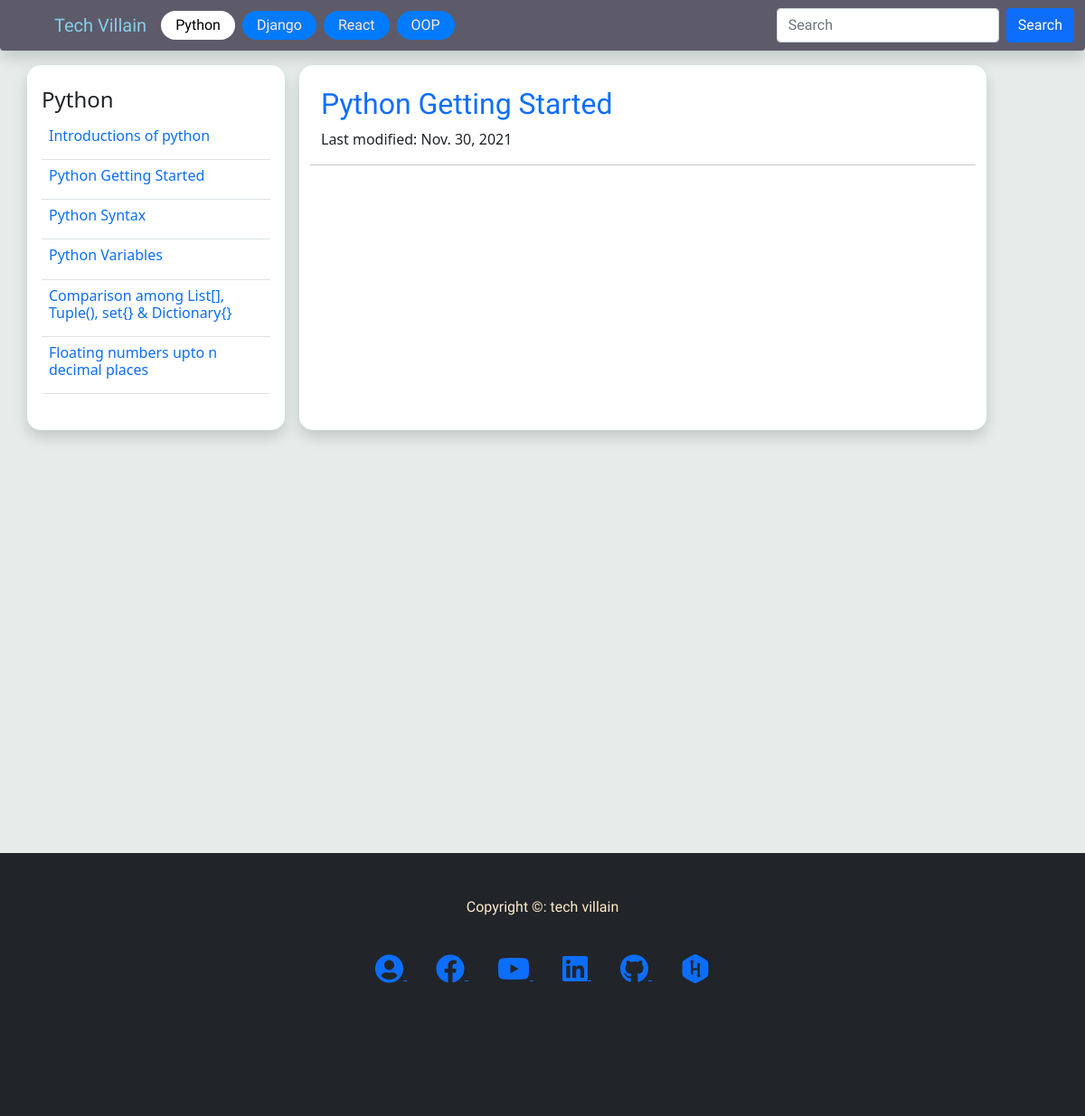
Page /blog/1?getid=2 on the committed database.
### blog/models.py (models this page shows, shortened)
class category(models.Model):
    name = models.CharField(max_length=50)
    def __str__(self):
        return self.name

class blogPost(models.Model):
    category = models.ForeignKey(category, on_delete=models.SET_NULL, null=True, blank=True )
    subCategory = models.ForeignKey(subCategory, on_delete=models.SET_NULL, null=True, blank=True )
    date = models.DateField(default=datetime.now)
    title = models.CharField(max_length=500)
    desc = tinymce_models.HTMLField(null=True,blank=True)

### blog/views.py (the view)
# urls.py: path('blog/<int:pk>', views.category_view, name='blog'),
def category_view(request, pk):
    blogs = BMODEL.blogPost.objects.filter(category=pk)
    singleBlog = blogs.first()  # get the first object
    category = BMODEL.category.objects.get(id=pk)
    if request.method == 'GET':
        dc = request.GET
        pk = dc.get('getid')  # getid from url link
        if pk != None:
            singleBlog = BMODEL.blogPost.objects.get(id=pk)
    context = {
        'blogs': blogs,
        'singleBlog': singleBlog,
        'category': category,
        }
    return render(request, 'blog/article_page.html', context)

### blog/templatetags/nav_tag.py (called while the page is built)
@register.simple_tag
def categoryfornav():
    cat = BMODEL.category.objects.all()
    return cat

### templates/blog/article_page.html (shortened to what this page needs)
{% extends 'home/base.html' %} {% load static %} {% block content %}
<link rel="stylesheet" href="{% static 'css/prismokd.css' %}" />
<div class="container">
  <div class="row">
    <div
      class="
        col-lg-3
        shadow
        bgwhite
        curv
        me-3
        py-4
        px-md-3 px-sm-2
        nav_right
        bb
      "
    >
      <h4>{{ category}}</h4>
      <form action="" method="GET">
        <table class="table">
          {% for blog in blogs %}
          <tr>
            <td>
              <a
                href="/blog/{{blog.category.id}}?getid={{blog.id}}"
                class="text-decoration-none"
              >
                <h6>{{blog.title}}</h6>
              </a>
            </td>
          </tr>
          {% endfor %}
        </table>
      </form>
    </div>
    <div class="col-lg-8 py-4 px-lg-4 px-md-3 px-sm-1 bgwhite curv shadow">
      <div class="row">
        <div class="row titleFont text-primary">
          <h2>{{singleBlog.title}}</h2>
        </div>
        <div class="row">
          <p>Last modified: {{singleBlog.date}}</p>
        </div>
        <hr />
      </div>
    </div>
  </div>
</div>
{% endblock %}

### templates/home/base.html (shortened to what this page needs)
{% load static %} {% load nav_tag %}
<!DOCTYPE html>
<html lang="en">
  <head>
    <link
      href="https://cdn.jsdelivr.net/npm/bootstrap@5.1.3/dist/css/bootstrap.min.css"
      rel="stylesheet"
    />
    <link
      rel="stylesheet"
      href="https://use.fontawesome.com/releases/v5.15.4/css/all.css"
    />
    <link rel="stylesheet" href="{% static 'css/index.css' %}" />
  </head>
  <body class="bodycolor">
    <nav
      class="navbar navbar-expand-lg fixed-top shadow bgcolor rounded-bottom"
    >
      <div class="container-fluid">
        <a class="navbar-brand brandcolor ms-5" href="/">Tech Villain</a>
        <div class="collapse navbar-collapse" id="navbarSupportedContent">
          <ul class="navbar-nav me-auto mb-2 mb-lg-0">
            {% categoryfornav as navcategory %}
            {% for cat in navcategory %}
            {% url 'blog' cat.id as urll %}
            <li class="nav-item me-2 mb-lg-0 mb-3">
              <a
                class="
                  btn
                  textColor
                  {% if request.path == urll %}active{% endif %}
                "
                aria-current="page"
                href="{{ urll }}"
                >{{cat}}</a
              >
            </li>
            {% endfor %}
          </ul>
          <form class="d-flex" method="post" action="/search">
            <input
              class="form-control me-2"
              type="search"
              placeholder="Search"
              aria-label="Search"
              name="search"
            />
            <button class="btn btn-primary" type="submit">Search</button>
          </form>
        </div>
      </div>
    </nav>
    <br /><br /><br />
    <div style="min-height: 100vh;">{% block content %} {% endblock %}</div>
    <br /><br /><br />
    <footer class="footerHeader">
      <br /><br />
      <div class="container">
        <div class="row text-center textColor">
          <p>Copyright &copy: tech villain</p>
        </div>
        <br />
        <div class="row text-center">
          <div class="col">
            <a
              class="m-3"
              target="_blank"
              href="http://mahmudjewel.herokuapp.com"
            >
              <i class="fas fa-user-circle fa-2x"></i>
            </a>
            <a
              class="m-3"
              target="_blank"
              href="https://www.facebook.com/TechVillain.007"
            >
              <i class="fab fa-facebook fa-2x"></i>
            </a>
            <a
              class="m-3"
              target="_blank"
              href="https://www.youtube.com/channel/UCJCdq7lWqB7M5b16UatoTEw"
            >
              <i class="fab fa-youtube fa-2x"></i>
            </a>
            <a
              class="m-3"
              target="_blank"
              href="https://www.linkedin.com/in/mahmudjewel"
            >
              <i class="fab fa-linkedin fa-2x"></i>
            </a>
            <a
              class="m-3"
              target="_blank"
              href="https://github.com/MahmudJewel"
            >
              <i class="fab fa-github fa-2x"></i>
            </a>
            <a
              class="m-3"
              target="_blank"
              href="https://www.hackerrank.com/DJ_cse"
            >
              <i class="fab fa-hackerrank fa-2x"></i>
            </a>
          </div>
        </div>
        <br /><br /><br /><br /><br /><br />
      </div>
    </footer>
  </body>
</html>

### static/css/index.css (style rules this page uses)
.bgwhite { background: white; }
footer, nav, .titleFont { font-family: "Acme", sans-serif; }
.navbar-brand { font-family: "Sansita Swashed", cursive; }
.bgcolor { background: #5d5b6a; }
.nav-item .btn { background: #007bff; padding: 3px 15px; border-radius: 25px; }
.nav-item .active, .nav-item .btn:hover { background: white; color: black; }
.brandcolor { color: skyblue; }
.footerHeader { padding: 0px 0px 0px 0px; background-color: #212529; margin: 0px; }
.textColor { color: blanchedalmond; }
.bodycolor { background: #e5ece9; }
.curv { border-radius: 15px; }

### rows in the picture
category: name "Python"
category: name "Django"
category: name "React"
category: name "OOP"
blogPost: title "Introductions of python"
blogPost: title "Python Getting Started", date "Nov. 30, 2021"
blogPost: title "Python Syntax"
blogPost: title "Python Variables"
blogPost: title "Comparison among List[], Tuple(), set{} & Dictionary{}"
blogPost: title "Floating numbers upto n decimal places"
